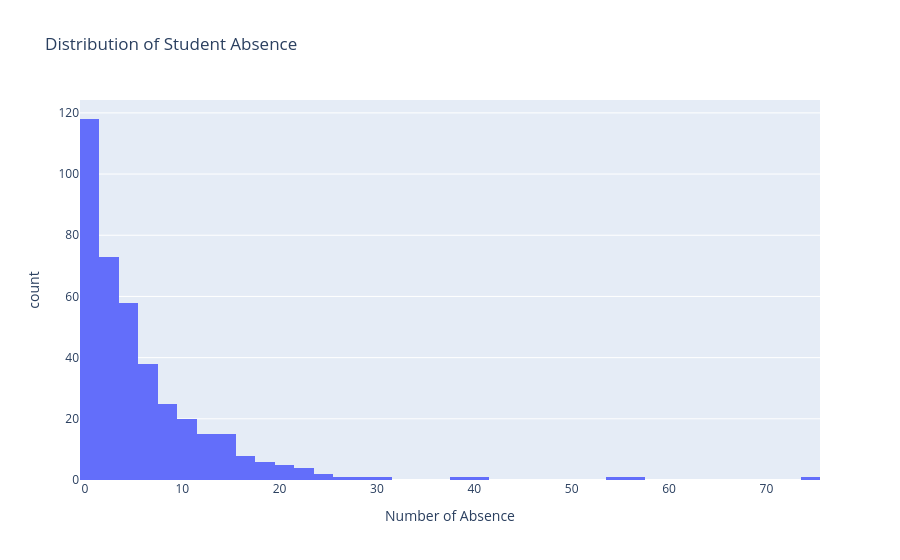
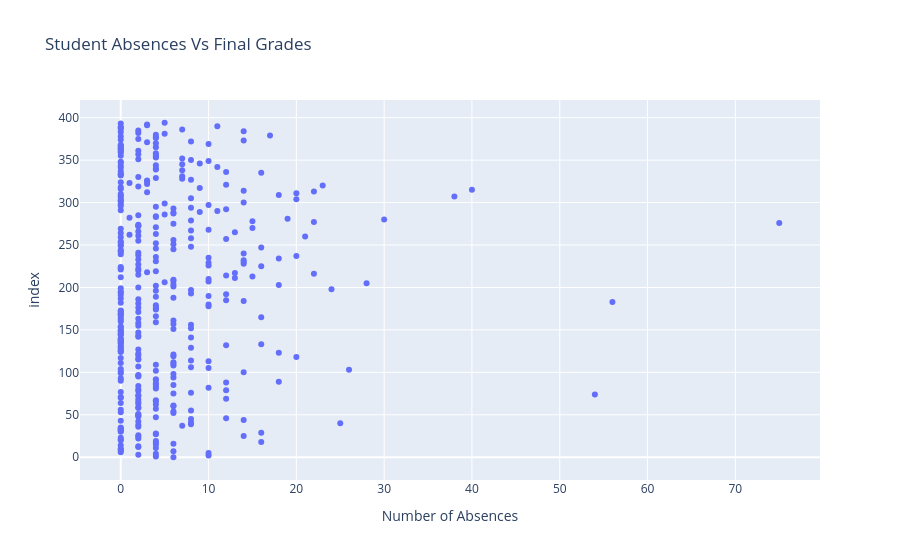

The code cell stored with these charts, in order, in its notebook:
### Markdown cell above
## Absence and final grades

### Code cell
fig = px.histogram(
    df,
    x="absences",
    title="Distribution of Student Absence",
    labels={
        "absences": "Number of Absence",
        "count": "Number of Students"
    }
)
fig.show()
fig = px.scatter(
    df,
    x="absences",
    title="Student Absences Vs Final Grades",
    labels={
        "absences": "Number of Absences",
        "G3": "Final Grade",
    }
)
fig.show()
df[["absences", "G3"]].corr()

### Figure 1 — Plotly figure (JSON) as saved in the notebook; plotly's stock layout.template omitted (floating-point values rounded to 4 significant figures; data arrays with more than 128 entries replaced by an {"elided": "..."} marker saying what was removed)
{"data": [{"bingroup": "x", "hovertemplate": "Number of Absence=%{x}<br>count=%{y}<extra></extra>", "legendgroup": "", "marker": {"color": "#636efa", "pattern": {"shape": ""}}, "name": "", "orientation": "v", "showlegend": false, "type": "histogram", "x": {"elided": "395 int values"}, "xaxis": "x", "yaxis": "y"}], "layout": {"barmode": "relative", "legend": {"tracegroupgap": 0}, "title": {"text": "Distribution of Student Absence"}, "xaxis": {"anchor": "y", "domain": [0, 1], "title": {"text": "Number of Absence"}}, "yaxis": {"anchor": "x", "domain": [0, 1], "title": {"text": "count"}}}}

### Figure 2 — Plotly figure (JSON) as saved in the notebook; plotly's stock layout.template omitted (floating-point values rounded to 4 significant figures; data arrays with more than 128 entries replaced by an {"elided": "..."} marker saying what was removed)
{"data": [{"hovertemplate": "Number of Absences=%{x}<br>index=%{y}<extra></extra>", "legendgroup": "", "marker": {"color": "#636efa", "symbol": "circle"}, "mode": "markers", "name": "", "orientation": "h", "showlegend": false, "type": "scatter", "x": {"elided": "395 int values"}, "xaxis": "x", "y": {"elided": "395 int values"}, "yaxis": "y"}], "layout": {"legend": {"tracegroupgap": 0}, "title": {"text": "Student Absences Vs Final Grades"}, "xaxis": {"anchor": "y", "domain": [0, 1], "title": {"text": "Number of Absences"}}, "yaxis": {"anchor": "x", "domain": [0, 1], "title": {"text": "index"}}}}
